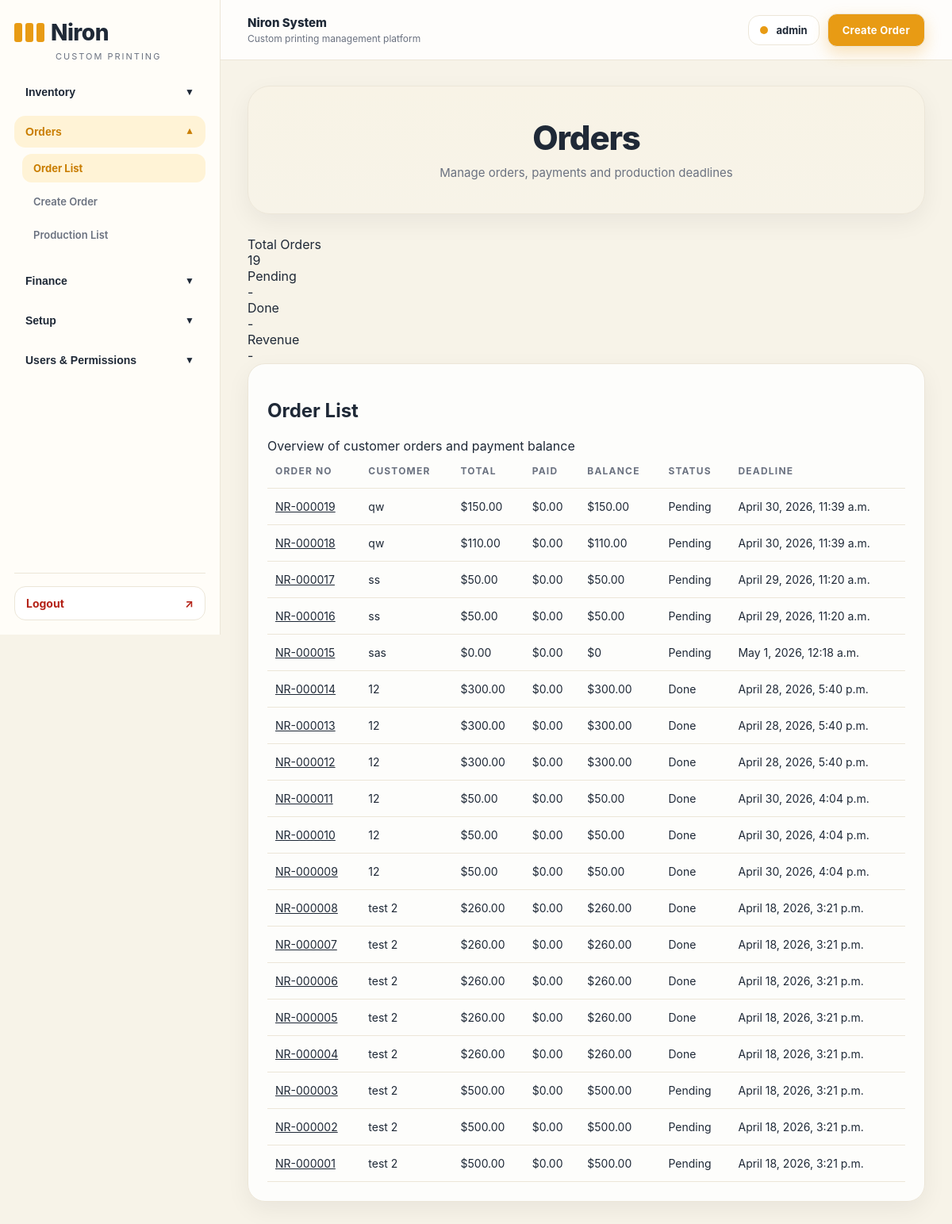
Screenshot of /orders/ (signed in) with the database file from the repository.
### orders/models.py (models this page shows, shortened)
class Order(models.Model):
    STATUS_PENDING = "PENDING"
    STATUS_PROCESSING = "PROCESSING"
    STATUS_DONE = "DONE"
    STATUS_CHOICES = [
        (STATUS_PENDING, "Pending"),
        (STATUS_PROCESSING, "Processing"),
        (STATUS_DONE, "Done"),
    ]
    TYPE_NIRON = "NIRON"
    TYPE_KAMPU = "KAMPU"
    TYPE_CHOICES = [
        (TYPE_NIRON, "Niron"),
        (TYPE_KAMPU, "Kampu"),
    ]
    order_no = models.CharField(max_length=50, unique=True, blank=True)
    order_type = models.CharField(max_length=20, choices=TYPE_CHOICES, default=TYPE_NIRON)
    customer_name = models.CharField(max_length=120)
    phone = models.CharField(max_length=30, blank=True, default="")
    customer_location = models.CharField(max_length=255, blank=True, default="")
    deadline = models.DateTimeField()
    total_amount = models.DecimalField(max_digits=12, decimal_places=2, default=0)
    deposit_amount = models.DecimalField(max_digits=12, decimal_places=2, default=0)
    paid_amount = models.DecimalField(max_digits=12, decimal_places=2, default=0)
    status = models.CharField(max_length=20, choices=STATUS_CHOICES, default=STATUS_PENDING)
    remark = models.TextField(blank=True, default="")
    created_at = models.DateTimeField(auto_now_add=True)
    stock_deducted = models.BooleanField(default=False)
    total_pcs = models.DecimalField(max_digits=12, decimal_places=2, default=0)
    done_pcs = models.DecimalField(max_digits=12, decimal_places=2, default=0)
    class Meta:
        ordering = ["-id"]
    @property
    def balance_amount(self):
        return (self.total_amount or Decimal("0")) - (self.paid_amount or Decimal("0"))

### orders/views.py (the view)
# urls.py: path("", views.order_list, name="order_list"),
@login_required
@permission_required("orders.view_order", raise_exception=True)
def order_list(request):
    orders = Order.objects.all().order_by("-created_at", "-id")
    return render(request, "orders/order_list.html", {"orders": orders})

### templates/orders/order_list.html
{% extends "base.html" %}
{% block page_title %}Orders{% endblock %}
{% block page_subtitle %}Manage orders, payments and production deadlines{% endblock %}
{% block top_actions %}
<a href="{% url 'order_create' %}" class="btn btn-primary">Create Order</a>
{% endblock %}
{% block content %}
<div class="grid grid-4">
    <div class="stat">
        <div class="stat-label">Total Orders</div>
        <div class="stat-value">{{ orders|length }}</div>
    </div>
    <div class="stat">
        <div class="stat-label">Pending</div>
        <div class="stat-value">-</div>
    </div>
    <div class="stat">
        <div class="stat-label">Done</div>
        <div class="stat-value">-</div>
    </div>
    <div class="stat">
        <div class="stat-label">Revenue</div>
        <div class="stat-value">-</div>
    </div>
</div>
<div class="card">
    <h2 class="section-title">Order List</h2>
    <div class="section-sub">Overview of customer orders and payment balance</div>
    <table>
        <thead>
            <tr>
                <th>Order No</th>
                <th>Customer</th>
                <th>Total</th>
                <th>Paid</th>
                <th>Balance</th>
                <th>Status</th>
                <th>Deadline</th>
            </tr>
        </thead>
        <tbody>
            {% for o in orders %}
            <tr>
                <td><a class="table-link" href="{% url 'order_detail' o.pk %}">{{ o.order_no }}</a></td>
                <td>{{ o.customer_name }}</td>
                <td>${{ o.total_amount }}</td>
                <td>${{ o.paid_amount }}</td>
                <td>${{ o.balance_amount }}</td>
                <td><span class="badge">{{ o.get_status_display }}</span></td>
                <td>{{ o.deadline }}</td>
            </tr>
            {% empty %}
            <tr>
                <td colspan="7">No orders yet.</td>
            </tr>
            {% endfor %}
        </tbody>
    </table>
</div>
{% endblock %}

### templates/base.html (shortened to what this page needs)
<!DOCTYPE html>
<html lang="en">
<head>
</head>
<body>
    <div class="layout">
        <aside class="sidebar">
            <div class="logo-wrap">
                <a href="/" class="logo">Niron</a>
                <div class="logo-sub">Custom Printing</div>
            </div>
            <div class="sidebar-scroll">
                {% if perms.inventory.view_inventorybatch %}
                <div class="nav-group">
                    <button class="nav-toggle" type="button" data-target="menu-inventory">
                        <span>Inventory</span>
                        <span class="nav-arrow">▼</span>
                    </button>
                </div>
                {% endif %}
                {% if perms.orders.view_order or perms.orders.add_order %}
                <div class="nav-group">
                    <button class="nav-toggle" type="button" data-target="menu-orders">
                        <span>Orders</span>
                        <span class="nav-arrow">▼</span>
                    </button>
                    <div class="nav-submenu" id="menu-orders">
                        {% if perms.orders.view_order %}
                        <a class="nav-link" href="/orders/">Order List</a>
                        {% endif %}
                        {% if perms.orders.add_order %}
                        <a class="nav-link" href="/orders/new/">Create Order</a>
                        {% endif %}
                        {% if perms.orders.view_order %}
                        <a class="nav-link" href="/orders/production/">Production List</a>
                        {% endif %}
                    </div>
                </div>
                {% endif %}
                {% if perms.finance.view_expense or perms.finance.add_expense %}
<div class="nav-group">
    <button class="nav-toggle" type="button" data-target="menu-finance">
        <span>Finance</span>
        <span class="nav-arrow">▼</span>
    </button>
</div>
{% endif %}
                {% if perms.inventory.view_inventoryitem or perms.inventory.view_color or perms.inventory.view_size %}
                <div class="nav-group">
                    <button class="nav-toggle" type="button" data-target="menu-setup">
                        <span>Setup</span>
                        <span class="nav-arrow">▼</span>
                    </button>
                </div>
                {% endif %}
                {% if perms.auth.view_user or perms.auth.add_user or perms.auth.view_group or perms.auth.view_permission %}
                <div class="nav-group">
                    <button class="nav-toggle" type="button" data-target="menu-users">
                        <span>Users & Permissions</span>
                        <span class="nav-arrow">▼</span>
                    </button>
                </div>
                {% endif %}
            </div>
            {% if user.is_authenticated %}
            <div class="sidebar-footer">
                <a class="logout-link" href="/logout/">
                    <span>Logout</span>
                    <span>↗</span>
                </a>
            </div>
            {% endif %}
        </aside>
        <div class="main">
            <div class="topbar">
                <div class="topbar-left">
                    <div>
                        <div class="topbar-title">{% block topbar_title %}Niron System{% endblock %}</div>
                        <div class="topbar-subtitle">{% block topbar_subtitle %}Custom printing management platform{% endblock %}</div>
                    </div>
                </div>
                <div class="topbar-right">
                    {% if user.is_authenticated %}
                    <div class="user-chip">
                        <span class="user-dot"></span>
                        <span>{{ user.get_full_name|default:user.username }}</span>
                    </div>
                    {% endif %}
                    <div>
                        {% block top_actions %}{% endblock %}
                    </div>
                </div>
            </div>
            <div class="content-wrap">
                <div class="hero">
                    <h1 class="hero-title">{% block page_title %}Niron System{% endblock %}</h1>
                    <div class="hero-subtitle">{% block page_subtitle %}Clean custom printing management{% endblock %}</div>
                </div>
                {% block content %}{% endblock %}
            </div>
        </div>
    </div>
</body>
</html>

### rows the page displays
Order: order_no "NR-000019", customer_name "qw", total_amount "150.00", paid_amount "0.00", balance_amount "150.00", status "Pending", deadline "April 30, 2026, 11:39 a.m."
Order: order_no "NR-000018", customer_name "qw", total_amount "110.00", paid_amount "0.00", balance_amount "110.00", status "Pending", deadline "April 30, 2026, 11:39 a.m."
Order: order_no "NR-000017", customer_name "ss", total_amount "50.00", paid_amount "0.00", balance_amount "50.00", status "Pending", deadline "April 29, 2026, 11:20 a.m."
Order: order_no "NR-000016", customer_name "ss", total_amount "50.00", paid_amount "0.00", balance_amount "50.00", status "Pending", deadline "April 29, 2026, 11:20 a.m."
Order: order_no "NR-000015", customer_name "sas", total_amount "0.00", paid_amount "0.00", balance_amount "0", status "Pending", deadline "May 1, 2026, 12:18 a.m."
Order: order_no "NR-000014", customer_name "12", total_amount "300.00", paid_amount "0.00", balance_amount "300.00", status "Done", deadline "April 28, 2026, 5:40 p.m."
Order: order_no "NR-000013", customer_name "12", total_amount "300.00", paid_amount "0.00", balance_amount "300.00", status "Done", deadline "April 28, 2026, 5:40 p.m."
Order: order_no "NR-000012", customer_name "12", total_amount "300.00", paid_amount "0.00", balance_amount "300.00", status "Done", deadline "April 28, 2026, 5:40 p.m."
Order: order_no "NR-000011", customer_name "12", total_amount "50.00", paid_amount "0.00", balance_amount "50.00", status "Done", deadline "April 30, 2026, 4:04 p.m."
Order: order_no "NR-000010", customer_name "12", total_amount "50.00", paid_amount "0.00", balance_amount "50.00", status "Done", deadline "April 30, 2026, 4:04 p.m."
Order: order_no "NR-000009", customer_name "12", total_amount "50.00", paid_amount "0.00", balance_amount "50.00", status "Done", deadline "April 30, 2026, 4:04 p.m."
Order: order_no "NR-000008", customer_name "test 2", total_amount "260.00", paid_amount "0.00", balance_amount "260.00", status "Done", deadline "April 18, 2026, 3:21 p.m."
Order: order_no "NR-000007", customer_name "test 2", total_amount "260.00", paid_amount "0.00", balance_amount "260.00", status "Done", deadline "April 18, 2026, 3:21 p.m."
Order: order_no "NR-000006", customer_name "test 2", total_amount "260.00", paid_amount "0.00", balance_amount "260.00", status "Done", deadline "April 18, 2026, 3:21 p.m."
Order: order_no "NR-000005", customer_name "test 2", total_amount "260.00", paid_amount "0.00", balance_amount "260.00", status "Done", deadline "April 18, 2026, 3:21 p.m."
Order: order_no "NR-000004", customer_name "test 2", total_amount "260.00", paid_amount "0.00", balance_amount "260.00", status "Done", deadline "April 18, 2026, 3:21 p.m."
Order: order_no "NR-000003", customer_name "test 2", total_amount "500.00", paid_amount "0.00", balance_amount "500.00", status "Pending", deadline "April 18, 2026, 3:21 p.m."
Order: order_no "NR-000002", customer_name "test 2", total_amount "500.00", paid_amount "0.00", balance_amount "500.00", status "Pending", deadline "April 18, 2026, 3:21 p.m."
Order: order_no "NR-000001", customer_name "test 2", total_amount "500.00", paid_amount "0.00", balance_amount "500.00", status "Pending", deadline "April 18, 2026, 3:21 p.m."

### other values shown
{{ user.get_full_name|default:user.username }} "admin"
{{ orders|length }} "19"
